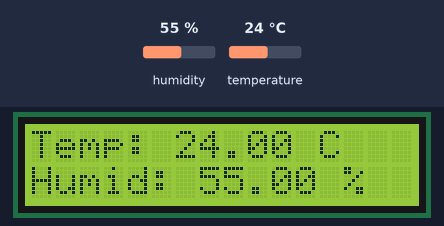
The sketch below on a simulated Arduino Uno, built with avr-gcc and run on an emulated ATmega328P. Shown: 16×2 character LCD. Inputs (shaded band) come from the test bench; at power-on: humidity 55 %, temperature 24 °C. What the sketch prints to the serial monitor is not drawn.

Above: at 3.2 s.
3.3 s: humidity set to 22 %
At 8.2 s:
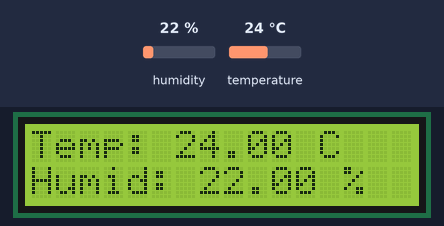
8.9 s: temperature set to 12 °C
At 13.1 s:
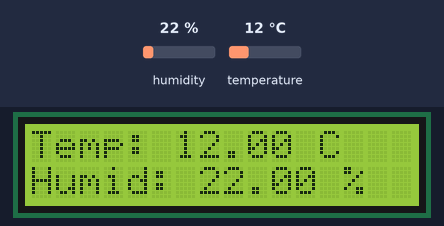
14.5 s: humidity set to 40 %
At 18.1 s:
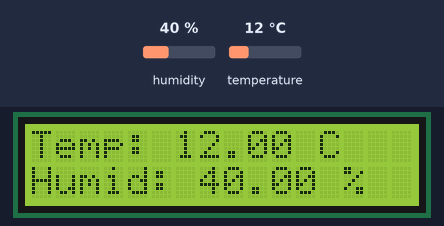
20.1 s: temperature set to 19 °C
At 23.0 s:
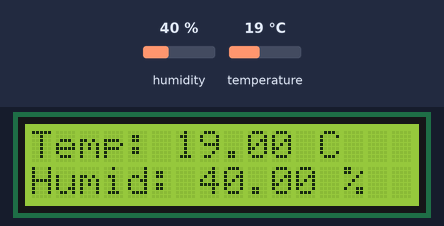
Timing chart, 0 to 24.5 s (numbered marks = the images above; inputs shaded):
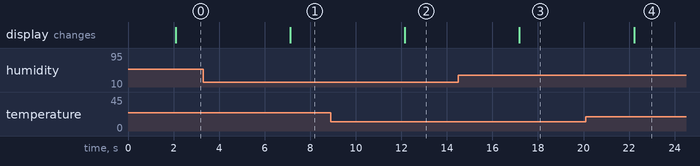

Measured:
- after the input at 3.3 s, the display: changes after 3.8 s (image 1)
- after the input at 8.9 s, the display: changes after 3.3 s (image 2)
- after the input at 14.5 s, the display: changes after 2.7 s (image 3)
- after the input at 20.1 s, the display: changes after 2.1 s (image 4)

The sketch:

WeatherStation.ino
```cpp
#include <DHT.h>
#include <LiquidCrystal.h>

#define DHTPIN 7
#define DHTTYPE DHT11

DHT dht(DHTPIN, DHTTYPE);
LiquidCrystal lcd(12, 11, 5, 4, 3, 2);

void setup() {
  Serial.begin(9600);
  dht.begin();
  lcd.begin(16, 2);
  lcd.print("Initialisation...");
  delay(2000);
}

void loop() {
  float h = dht.readHumidity();
  float t = dht.readTemperature();

  if (isnan(h) || isnan(t)) {
    lcd.setCursor(0, 0);
    lcd.print("Erreur Capteur");
    return;
  }

  // Affichage LCD
  lcd.clear();
  lcd.setCursor(0, 0);
  lcd.print("Temp: ");
  lcd.print(t);
  lcd.print(" C");

  lcd.setCursor(0, 1);
  lcd.print("Humid: ");
  lcd.print(h);
  lcd.print(" %");

  // Envoi vers le port série (pour monitoring PC)
  Serial.print("Temperature: ");
  Serial.print(t);
  Serial.print("°C | Humidite: ");
  Serial.print(h);
  Serial.println("%");

  delay(5000); // Mise à jour toutes les 5 secondes
}
```
